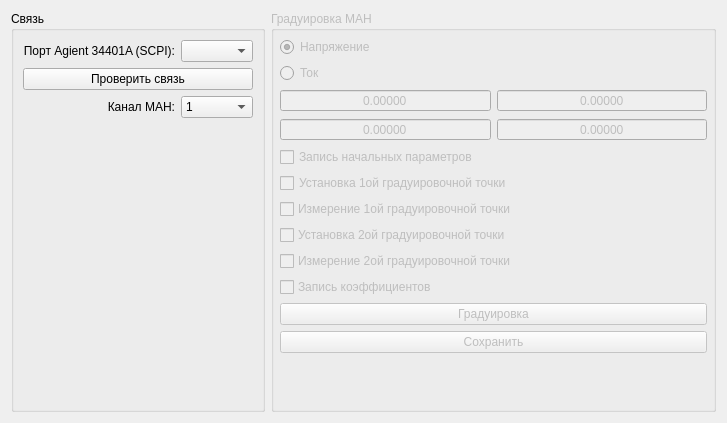
<?xml version="1.0" encoding="UTF-8"?>
<ui version="4.0">
 <class>Graduation</class>
 <widget class="QWidget" name="Graduation">
  <property name="geometry">
   <rect>
    <x>0</x>
    <y>0</y>
    <width>727</width>
    <height>423</height>
   </rect>
  </property>
  <property name="windowTitle">
   <string>Form</string>
  </property>
  <layout class="QHBoxLayout" name="horizontalLayout">
   <item>
    <widget class="QGroupBox" name="groupBox_8">
     <property name="sizePolicy">
      <sizepolicy hsizetype="Maximum" vsizetype="Preferred">
       <horstretch>0</horstretch>
       <verstretch>0</verstretch>
      </sizepolicy>
     </property>
     <property name="title">
      <string>Связь</string>
     </property>
     <layout class="QGridLayout" name="gridLayout">
      <item row="4" column="0" colspan="2">
       <spacer name="verticalSpacer_3">
        <property name="orientation">
         <enum>Qt::Vertical</enum>
        </property>
        <property name="sizeHint" stdset="0">
         <size>
          <width>20</width>
          <height>40</height>
         </size>
        </property>
       </spacer>
      </item>
      <item row="0" column="0">
       <widget class="QLabel" name="label_3">
        <property name="text">
         <string>Порт Agient 34401A (SCPI):</string>
        </property>
        <property name="alignment">
         <set>Qt::AlignRight|Qt::AlignTrailing|Qt::AlignVCenter</set>
        </property>
       </widget>
      </item>
      <item row="0" column="1">
       <widget class="QComboBox" name="cbxScpi"/>
      </item>
      <item row="1" column="0" colspan="2">
       <widget class="QPushButton" name="pbPingScpi">
        <property name="text">
         <string>Проверить связь</string>
        </property>
       </widget>
      </item>
      <item row="2" column="0">
       <widget class="QLabel" name="label_4">
        <property name="text">
         <string>Канал МАН:</string>
        </property>
        <property name="alignment">
         <set>Qt::AlignRight|Qt::AlignTrailing|Qt::AlignVCenter</set>
        </property>
       </widget>
      </item>
      <item row="2" column="1">
       <widget class="QComboBox" name="cbManCh">
        <item>
         <property name="text">
          <string>1</string>
         </property>
        </item>
        <item>
         <property name="text">
          <string>2</string>
         </property>
        </item>
        <item>
         <property name="text">
          <string>3</string>
         </property>
        </item>
        <item>
         <property name="text">
          <string>4</string>
         </property>
        </item>
        <item>
         <property name="text">
          <string>5</string>
         </property>
        </item>
        <item>
         <property name="text">
          <string>6</string>
         </property>
        </item>
        <item>
         <property name="text">
          <string>7</string>
         </property>
        </item>
        <item>
         <property name="text">
          <string>8</string>
         </property>
        </item>
        <item>
         <property name="text">
          <string>9</string>
         </property>
        </item>
       </widget>
      </item>
     </layout>
    </widget>
   </item>
   <item>
    <widget class="QGroupBox" name="groupBoxGrad">
     <property name="enabled">
      <bool>false</bool>
     </property>
     <property name="title">
      <string>Градуировка МАН</string>
     </property>
     <layout class="QGridLayout" name="gridLayout_5">
      <property name="leftMargin">
       <number>6</number>
      </property>
      <property name="topMargin">
       <number>6</number>
      </property>
      <property name="rightMargin">
       <number>6</number>
      </property>
      <property name="bottomMargin">
       <number>6</number>
      </property>
      <item row="10" column="0" colspan="2">
       <widget class="QCheckBox" name="checkBox_5">
        <property name="text">
         <string>￼Измерение 2ой градуировочной точки</string>
        </property>
       </widget>
      </item>
      <item row="3" column="0" colspan="2">
       <widget class="QRadioButton" name="rbCurrent">
        <property name="text">
         <string>Ток</string>
        </property>
       </widget>
      </item>
      <item row="5" column="1">
       <widget class="QDoubleSpinBox" name="dsbxSet_2">
        <property name="alignment">
         <set>Qt::AlignCenter</set>
        </property>
        <property name="readOnly">
         <bool>true</bool>
        </property>
        <property name="buttonSymbols">
         <enum>QAbstractSpinBox::NoButtons</enum>
        </property>
        <property name="accelerated">
         <bool>true</bool>
        </property>
        <property name="keyboardTracking">
         <bool>false</bool>
        </property>
        <property name="decimals">
         <number>5</number>
        </property>
       </widget>
      </item>
      <item row="4" column="0">
       <widget class="QDoubleSpinBox" name="dsbxMeasure_1">
        <property name="alignment">
         <set>Qt::AlignCenter</set>
        </property>
        <property name="readOnly">
         <bool>true</bool>
        </property>
        <property name="buttonSymbols">
         <enum>QAbstractSpinBox::NoButtons</enum>
        </property>
        <property name="accelerated">
         <bool>true</bool>
        </property>
        <property name="keyboardTracking">
         <bool>false</bool>
        </property>
        <property name="decimals">
         <number>5</number>
        </property>
        <property name="maximum">
         <double>999.990000000000009</double>
        </property>
       </widget>
      </item>
      <item row="4" column="1">
       <widget class="QDoubleSpinBox" name="dsbxSet_1">
        <property name="alignment">
         <set>Qt::AlignCenter</set>
        </property>
        <property name="readOnly">
         <bool>true</bool>
        </property>
        <property name="buttonSymbols">
         <enum>QAbstractSpinBox::NoButtons</enum>
        </property>
        <property name="accelerated">
         <bool>true</bool>
        </property>
        <property name="keyboardTracking">
         <bool>false</bool>
        </property>
        <property name="decimals">
         <number>5</number>
        </property>
        <property name="maximum">
         <double>999.990000000000009</double>
        </property>
       </widget>
      </item>
      <item row="2" column="0" colspan="2">
       <widget class="QRadioButton" name="rbVoltage">
        <property name="text">
         <string>Напряжение</string>
        </property>
        <property name="checked">
         <bool>true</bool>
        </property>
       </widget>
      </item>
      <item row="8" column="0" colspan="2">
       <widget class="QCheckBox" name="checkBox_3">
        <property name="text">
         <string>￼Измерение 1ой градуировочной точки</string>
        </property>
       </widget>
      </item>
      <item row="5" column="0">
       <widget class="QDoubleSpinBox" name="dsbxMeasure_2">
        <property name="alignment">
         <set>Qt::AlignCenter</set>
        </property>
        <property name="readOnly">
         <bool>true</bool>
        </property>
        <property name="buttonSymbols">
         <enum>QAbstractSpinBox::NoButtons</enum>
        </property>
        <property name="accelerated">
         <bool>true</bool>
        </property>
        <property name="keyboardTracking">
         <bool>false</bool>
        </property>
        <property name="decimals">
         <number>5</number>
        </property>
       </widget>
      </item>
      <item row="14" column="0" colspan="2">
       <spacer name="verticalSpacer_2">
        <property name="orientation">
         <enum>Qt::Vertical</enum>
        </property>
        <property name="sizeHint" stdset="0">
         <size>
          <width>20</width>
          <height>40</height>
         </size>
        </property>
       </spacer>
      </item>
      <item row="9" column="0" colspan="2">
       <widget class="QCheckBox" name="checkBox_4">
        <property name="text">
         <string>￼Установка 2ой градуировочной точки</string>
        </property>
       </widget>
      </item>
      <item row="11" column="0" colspan="2">
       <widget class="QCheckBox" name="checkBox_6">
        <property name="text">
         <string>￼Запись коэффициентов</string>
        </property>
       </widget>
      </item>
      <item row="7" column="0" colspan="2">
       <widget class="QCheckBox" name="checkBox_2">
        <property name="text">
         <string>Установка 1ой градуировочной точки</string>
        </property>
       </widget>
      </item>
      <item row="12" column="0" colspan="2">
       <widget class="QPushButton" name="pbStartGrad">
        <property name="text">
         <string>Градуировка</string>
        </property>
       </widget>
      </item>
      <item row="13" column="0" colspan="2">
       <widget class="QPushButton" name="pbSave">
        <property name="text">
         <string>Сохранить</string>
        </property>
       </widget>
      </item>
      <item row="6" column="0" colspan="2">
       <widget class="QCheckBox" name="checkBox_1">
        <property name="text">
         <string>Запись начальных параметров</string>
        </property>
       </widget>
      </item>
     </layout>
    </widget>
   </item>
  </layout>
 </widget>
 <resources/>
 <connections/>
</ui>
